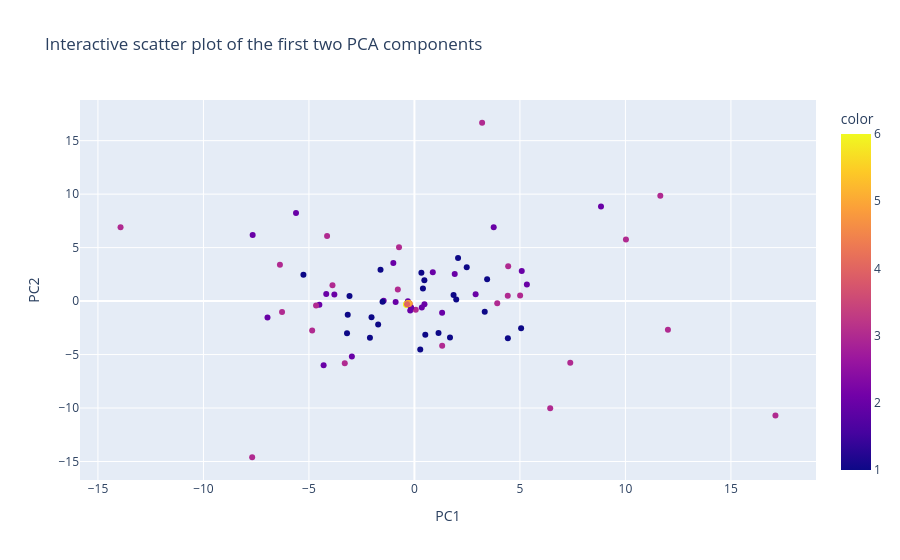

Source (notebook cell):
### Code cell
fig = px.scatter(pca_xtrain_df, x='PC1', y='PC2', color=y_train_val, title="Interactive scatter plot of the first two PCA components") # Plotting the Interactive scatter plot of the first two PCA components in Plotly
fig.show()

### Figure 1 — Plotly figure (JSON) as saved in the notebook; plotly's stock layout.template omitted (floating-point values rounded to 4 significant figures; data arrays with more than 128 entries replaced by an {"elided": "..."} marker saying what was removed)
{"data": [{"hovertemplate": "PC1=%{x}<br>PC2=%{y}<br>color=%{marker.color}<extra></extra>", "legendgroup": "", "marker": {"color": {"elided": "144 int values"}, "coloraxis": "coloraxis", "symbol": "circle"}, "mode": "markers", "name": "", "orientation": "v", "showlegend": false, "type": "scatter", "x": {"elided": "144 float values"}, "xaxis": "x", "y": {"elided": "144 float values"}, "yaxis": "y"}], "layout": {"coloraxis": {"colorbar": {"title": {"text": "color"}}, "colorscale": [[0.0, "#0d0887"], [0.1111, "#46039f"], [0.2222, "#7201a8"], [0.3333, "#9c179e"], [0.4444, "#bd3786"], [0.5556, "#d8576b"], [0.6667, "#ed7953"], [0.7778, "#fb9f3a"], [0.8889, "#fdca26"], [1.0, "#f0f921"]]}, "legend": {"tracegroupgap": 0}, "title": {"text": "Interactive scatter plot of the first two PCA components"}, "xaxis": {"anchor": "y", "domain": [0.0, 1.0], "title": {"text": "PC1"}}, "yaxis": {"anchor": "x", "domain": [0.0, 1.0], "title": {"text": "PC2"}}}}
